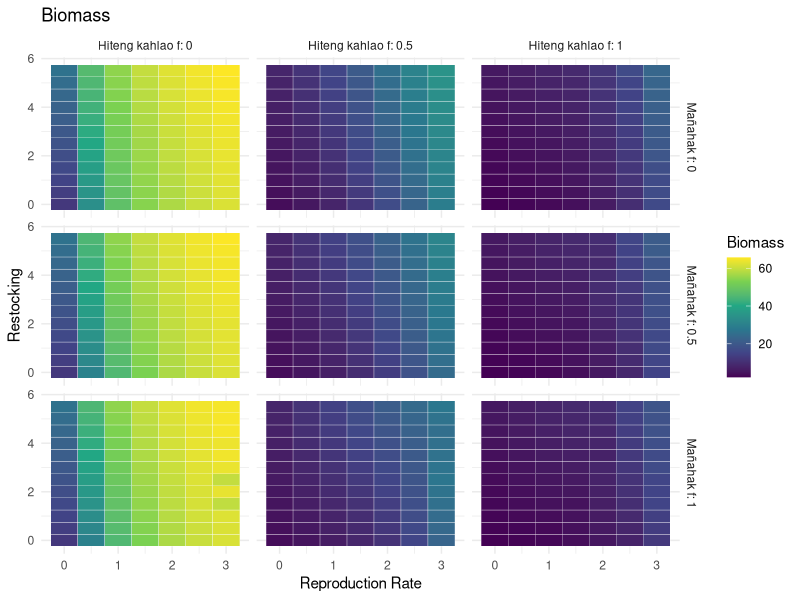
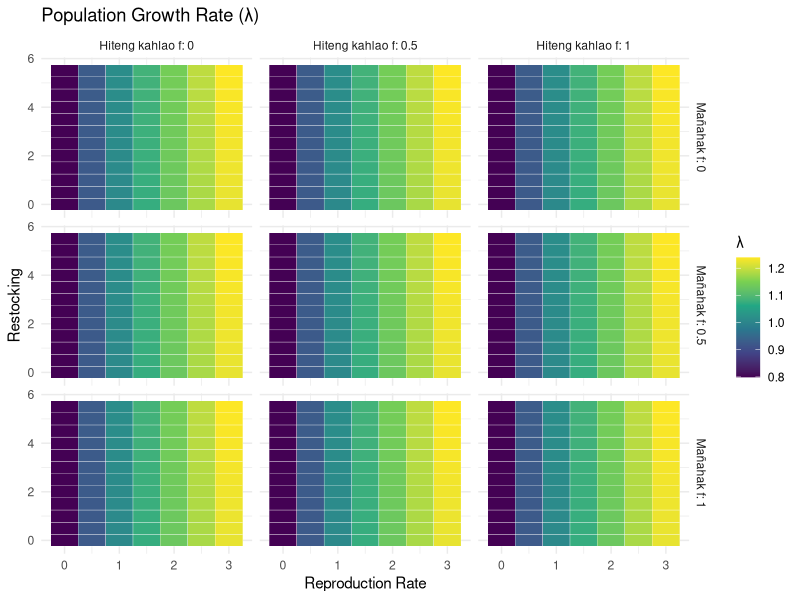

Reproduce these figures in R, in order.
library(ggplot2)
library(dplyr)

# Parameters
juvenile_mortality <- 0.9 / 2
subadult_mortality <- 0.54 / 2
adult_mortality <- 0.33 / 2

juvenile_survival_rate <- 1 - juvenile_mortality
subadult_survival_rate <- 1 - subadult_mortality
adult_survival_rate <- 1 - adult_mortality

juvenile_to_subadult_rate <- 1
subadult_to_adult_rate <- 0.5

carrying_capacity <- 68
time_steps <- 200
burn_in_time <- 100

# Burn-in fishing values
F_current_instantaneous <- 0.09 
F_current_discrete <- (1 - exp(-F_current_instantaneous)) / 2
F_current_discrete_juv <- 0.01

# Parameter ranges
reproduction_rate_values <- seq(0, 3, by = 0.5)
restocking_values <- seq(0, 5.5, by = 0.5)

# Fishing levels to iterate over
fishing_levels <- expand.grid(F_simulation_adult = c(0, 0.5, 1),
                              F_simulation_juv = c(0, 0.5, 1))

# Store results for all simulations
all_results <- data.frame()

# Loop over fishing combinations
for (f in 1:nrow(fishing_levels)) {
  F_simulation_adult <- fishing_levels$F_simulation_adult[f]
  F_simulation_juv <- fishing_levels$F_simulation_juv[f]
  
  results <- expand.grid(reproduction_rate = reproduction_rate_values,
                         restocking = restocking_values)
  results$biomass <- NA
  results$eigenvalue <- NA
  
  for (i in 1:nrow(results)) {
    reproduction_rate <- results$reproduction_rate[i]
    reproduction_rate_2 <- 0.75 * reproduction_rate
    restocking <- results$restocking[i]
    
    juvenile <- numeric(time_steps)
    subadult <- numeric(time_steps)
    adult <- numeric(time_steps)
    
    juvenile[1] <- 10
    subadult[1] <- 10
    adult[1] <- 10
    
    for (t in 2:time_steps) {
      total_population <- juvenile[t-1] + subadult[t-1] + adult[t-1]
      
      if (t <= burn_in_time) {
        F_adults_current <- F_current_discrete
        F_juveniles_current <- F_current_discrete_juv
        restocked_fish <- 0
      } else {
        F_adults_current <- F_simulation_adult
        F_juveniles_current <- F_simulation_juv
        restocked_fish <- if (t %% 2 == 0) restocking else 0
      }
      
      if (total_population > 0) {
        reproduced_juveniles <- if (t %% 2 == 0) {
          adult[t-1] * reproduction_rate * (1 - total_population / carrying_capacity)
        } else {
          adult[t-1] * reproduction_rate_2 * (1 - total_population / carrying_capacity)
        }
      } else {
        reproduced_juveniles <- 0
      }
      
      juvenile[t] <- reproduced_juveniles +
        juvenile[t-1] * juvenile_survival_rate * (1 - F_juveniles_current) -
        juvenile_to_subadult_rate * juvenile[t-1]
      juvenile[t] <- max(juvenile[t], 0)
      
      restocked_subadult <- restocked_fish + (2.35 * (1 - restocked_fish / carrying_capacity))
      subadult[t] <- subadult[t-1] * subadult_survival_rate * (1 - F_adults_current) +
        juvenile_to_subadult_rate * juvenile[t-1] -
        subadult_to_adult_rate * subadult[t-1] +
        restocked_subadult
      subadult[t] <- max(subadult[t], 0)
      
      adult[t] <- adult[t-1] * adult_survival_rate * (1 - F_adults_current) +
        subadult_to_adult_rate * subadult[t-1]
      adult[t] <- max(adult[t], 0)
    }
    
    total_biomass <- juvenile + subadult + adult
    
    transition_matrix <- matrix(c(
      - (restocking / carrying_capacity), 0, reproduction_rate,
      juvenile_survival_rate * (1 - F_current_discrete_juv) * juvenile_to_subadult_rate + 
        (restocking + (2.35 * (1 - restocking / carrying_capacity))) / carrying_capacity, 0, 0,
      0, subadult_survival_rate * subadult_to_adult_rate, adult_survival_rate * (1 - F_current_discrete)
    ), nrow = 3, byrow = TRUE)
    
    eigenvalues <- eigen(transition_matrix)$values
    dominant_eigenvalue <- max(Re(eigenvalues))
    
    results$biomass[i] <- mean(total_biomass[(time_steps - 19):time_steps])
    results$eigenvalue[i] <- dominant_eigenvalue
  }
  
  results$F_simulation_adult <- F_simulation_adult
  results$F_simulation_juv <- F_simulation_juv
  all_results <- rbind(all_results, results)
}

# Custom facet labeler
fishing_labeller <- labeller(
  F_simulation_adult = function(x) paste("Hiteng kahlao f:", x),
  F_simulation_juv = function(x) paste("Mañahak f:", x)
)

# Biomass plot
ggplot(all_results, aes(x = reproduction_rate, y = restocking, fill = biomass)) +
  geom_tile(color = "white") +
  scale_fill_viridis_c() +
  labs(title = "Biomass",
       x = "Reproduction Rate",
       y = "Restocking",
       fill = "Biomass") +
  facet_grid(F_simulation_juv ~ F_simulation_adult, labeller = fishing_labeller) +
  theme_minimal()

# Lambda plot
ggplot(all_results, aes(x = reproduction_rate, y = restocking, fill = eigenvalue)) +
  geom_tile(color = "white") +
  scale_fill_viridis_c() +
  labs(title = "Population Growth Rate (λ)",
       x = "Reproduction Rate",
       y = "Restocking",
       fill = "λ") +
  facet_grid(F_simulation_juv ~ F_simulation_adult, labeller = fishing_labeller) +
  theme_minimal()
